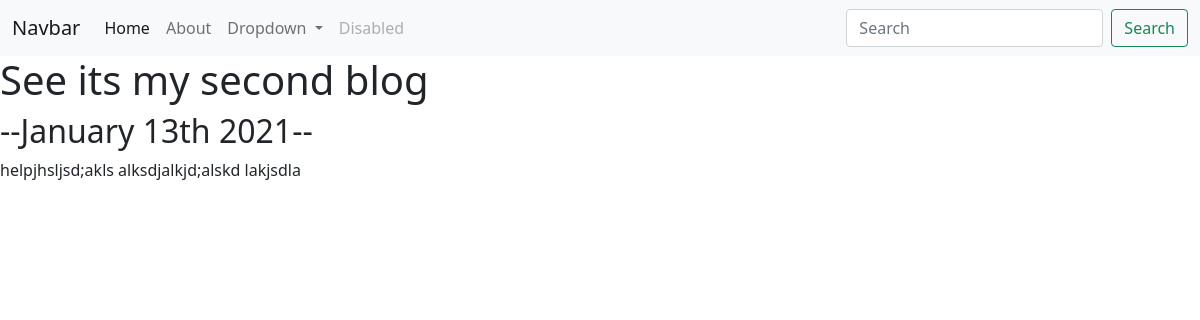
The app's page /blog/2/ with its own data.
### blog/models.py (models this page shows, shortened)
class Blog(models.Model):
    name = models.CharField(max_length=100)
    text = models.TextField()
    crt = models.DateTimeField()

### blog/views.py (the view)
# urls.py: path('<int:blog_id>/', views.detail, name='detail'),
def detail(request, blog_id):
    blog = get_object_or_404(Blog, pk=blog_id)
    return render(request, "blog/detail.html", {"blog": blog})

### blog/templates/blog/detail.html
{% extends "portfolio/base.html" %}
{% block content %}
<h1>{{ blog.name }}</h1>
<h2>--{{ blog.crt|date:'F jS Y' }}--</h2>
<p>{{ blog.text|safe }}<p>
  {% endblock %}

### records on screen
Blog: name "See its my second blog", crt "January 13th 2021", text "helpjhsljsd;akls alksdjalkjd;alskd lakjsdla"
